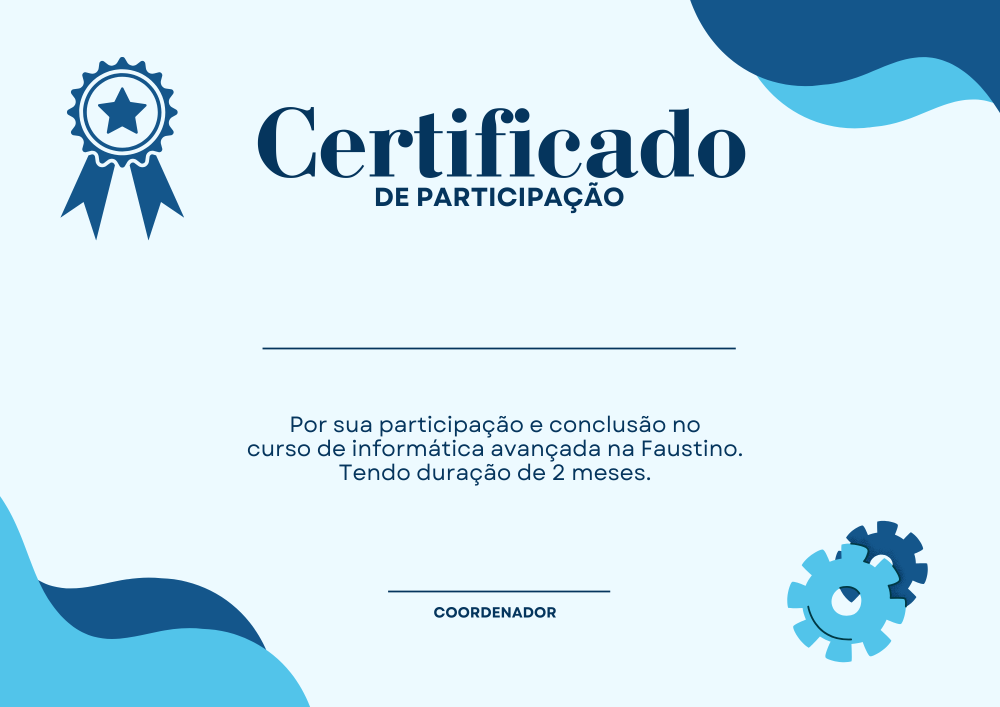
#> input picture modelo_certificado.png, 2000 x 1414 px (shown at 1/2 size)
$ python main.py
#> lines starting #> are read from the running program, lines starting #| are printed output that depends on the picture
import os
import tkinter as tk
from tkinter import messagebox
from tkinter.filedialog import askopenfilename

from PIL import Image, ImageDraw, ImageFont, ImageTk

modelo_certificado = askopenfilename(filetypes=[("Imagens", "*.png;*.jpg;*.jpeg")])
#> the answer given: modelo_certificado.png

# Verificando se o modelo do certificado foi carregado

if not modelo_certificado:
    messagebox.showerror("Erro", "Carregue um modelo de certificado")
    exit()

modelo_certificado = Image.open(modelo_certificado)
#> modelo_certificado is the input picture: PIL image 2000x1414 RGB; mean R, G, B 207.8, 231.1, 242

# Dimensões da imagem original
largura_original, altura_original = modelo_certificado.size
#> largura_original = 2000; altura_original = 1414

largura_base = 500
proporcao = largura_base / modelo_certificado.width
#> proporcao = 0.25
nova_altura = int(modelo_certificado.height * proporcao)
#> nova_altura = 353

# Redimensionando a imagem original para visualizar na interface gráfica

modelo_certificado_redimensionado = modelo_certificado.resize(
    (largura_base, nova_altura)
)
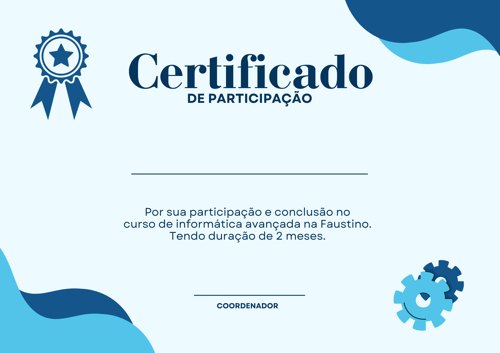
#> modelo_certificado_redimensionado: PIL image 500x353 RGB; mean R, G, B 207.8, 231, 241.8

# Verificando se o arquivo como os nomes dos alunos foi carregado

alunos = askopenfilename(filetypes=[("Arquivos de Texto", "*.txt")])
#> the answer given: modelo_certificado.png
if not alunos:
    messagebox.showerror("Erro", "Carregue os nomes dos alunos")
    exit()


def gerar_certificados(posicao_texto):
    if not posicao_texto:
        return messagebox.showerror("Erro", "Selecione a posição do texto")

    with open(alunos, "r", encoding="utf-8") as arquivo:
        lista_alunos = arquivo.read().splitlines()

    os.makedirs("certificados", exist_ok=True)

    for aluno in lista_alunos:
        certificado = modelo_certificado.copy()
        d = ImageDraw.Draw(certificado)
        cor_texto = (18, 48, 134)

        fonte = ImageFont.truetype("arial.ttf", 75)

        d.text(posicao_texto, aluno, fill=cor_texto, font=fonte)

        arquivo_saida = "certificados/" + aluno.replace(" ", "") + ".png"

        certificado.save(arquivo_saida)

    messagebox.showinfo("Sucesso", "Certificados gerados com sucesso!")


def pegar_posicao(event):
    # Coordenadas da imagem redimensionada
    x_redimensionada, y_redimensionada = event.x, event.y

    # Converter para as coordenadas da imagem original
    x_original = int(x_redimensionada * (largura_original / largura_base))
    y_original = int(y_redimensionada * (altura_original / nova_altura))
    print(x_original, y_original)

    gerar_certificados((x_original, y_original))


root = tk.Tk()
root.title("Gerador de Certificados")
root.resizable(False, False)

# Centraliza a janela
largura_tela = root.winfo_screenwidth()
altura_tela = root.winfo_screenheight()

posicao_x = (largura_tela // 2) - (largura_base // 2)
posicao_y = (altura_tela // 2) - (nova_altura // 2)
#> posicao_y = 364

root.geometry(f"{largura_base}x{nova_altura}+{posicao_x}+{posicao_y}")

tk_img = ImageTk.PhotoImage(modelo_certificado_redimensionado)

canvas_img = tk.Canvas(
    root, cursor="", bg="white", width=largura_base, height=nova_altura
)

canvas_img.create_image(0, 0, anchor="nw", image=tk_img)
canvas_img.pack(fill="both", expand=True)
canvas_img.bind("<Button-1>", pegar_posicao)

root.mainloop()
